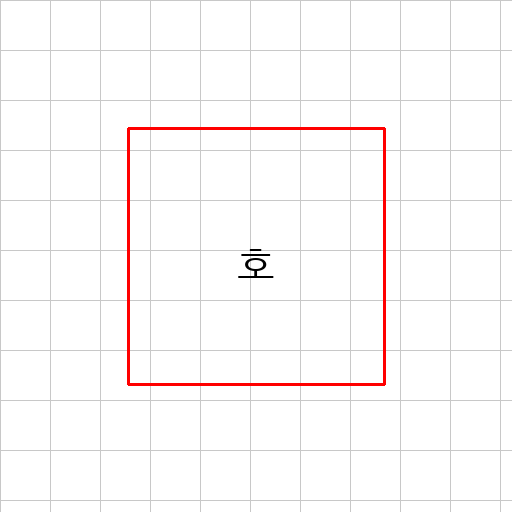
#> input picture data/img1_template_korean_fixed.png, 512 x 512 px, given as the content of the folder font_images, which was not available
$ python augmen_from_gpt.py
#> lines starting #> are read from the running program, lines starting #| are printed output that depends on the picture; pictures that were not available may be replaced by others from this repository, and a replacement may not be noted
import cv2
import numpy as np
import os

def augment_image(image):
    # 회전
    angle = np.random.uniform(-15, 15)
    h, w = image.shape[:2]
#> h = 512; w = 512
    M = cv2.getRotationMatrix2D((w//2, h//2), angle, 1)
#> M = [[1, 0.0256, -6.46], [-0.0256, 1, 6.63]]
    rotated = cv2.warpAffine(image, M, (w, h), borderValue=255)
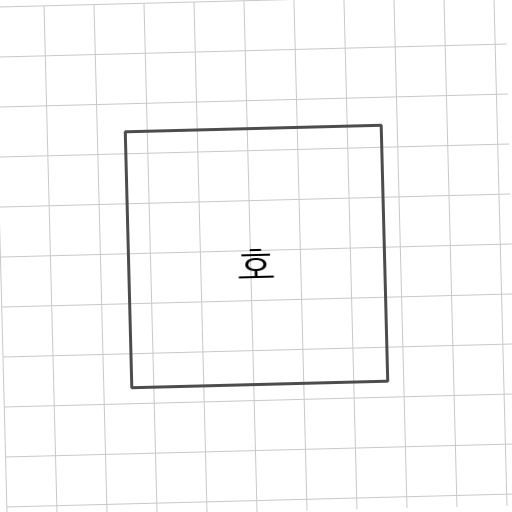
#> rotated: shape (512, 512); min 0, max 255, mean 250.4

    # 노이즈 추가
    noise = np.random.normal(0, 10, image.shape).astype(np.uint8)
    noisy_image = cv2.add(rotated, noise)
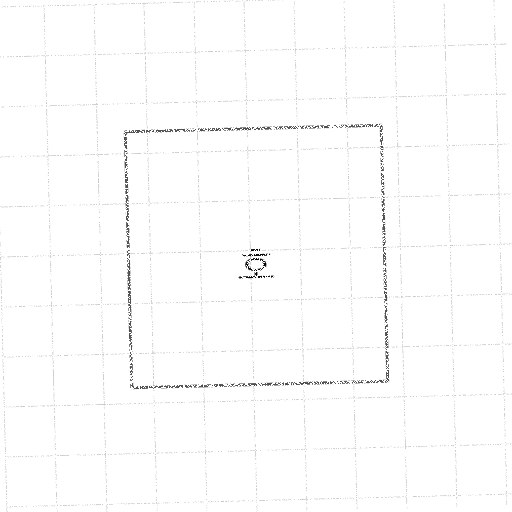
#> noisy_image: shape (512, 512); min 0, max 255, mean 252.8

    # 왜곡
    pts1 = np.float32([[5, 5], [20, 5], [5, 20]])
    pts2 = np.float32([[5, 10], [20, 5], [5, 25]])
    M = cv2.getAffineTransform(pts1, pts2)
    distorted = cv2.warpAffine(noisy_image, M, (w, h), borderValue=255)
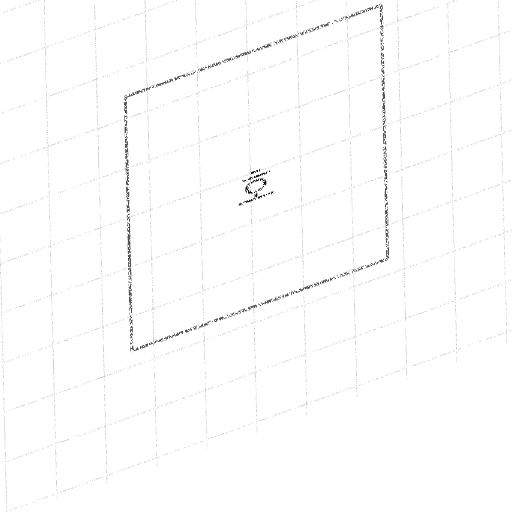
#> distorted: shape (512, 512); min 0, max 255, mean 253

    return distorted

# 폴더 내 모든 파일 처리
input_folder = "font_images"
output_folder = "data"
os.makedirs(output_folder, exist_ok=True)

for file_name in os.listdir(input_folder):
    if file_name.endswith(".png"):
        input_path = os.path.join(input_folder, file_name)

        # 파일 이름에서 확장자 제거
        base_name = os.path.splitext(file_name)[0]
        output_path = os.path.join(output_folder, f"{base_name}_augmented.png")

        # 이미지 읽기
        image = cv2.imread(input_path, cv2.IMREAD_GRAYSCALE)
        if image is not None:
            # 이미지 증강
            augmented = augment_image(image)
            # 결과 저장
            cv2.imwrite(output_path, augmented)

print(f"증강된 이미지는 '{output_folder}' 폴더에 저장되었습니다.")

$ run again, on data/뻃_augmented.png
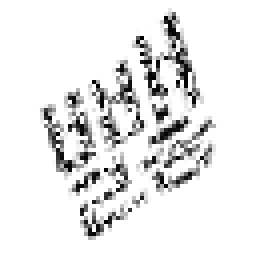
#> input picture data/뻃_augmented.png, 64 x 64 px, given as the content of the folder font_images, which was not available (shown 4 times larger)
#> image is the input picture: shape (64, 64); min 0, max 255, mean 231.6
#> in augment_image, `noisy_image = cv2.add(rotated, noise)`:
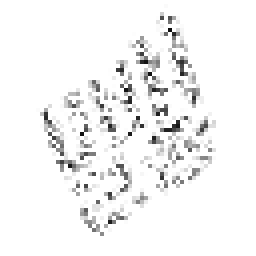
#> noisy_image: shape (64, 64) (shown 4 times larger); min 11, max 255, mean 243.5
#> in augment_image, `distorted = cv2.warpAffine(noisy_image, M, (w, h), borderValue=255)`:
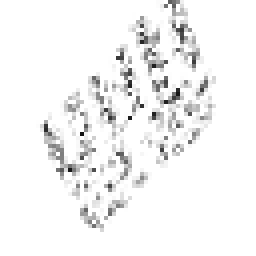
#> distorted: shape (64, 64) (shown 4 times larger); min 17, max 255, mean 243.7

$ run again, on data/뿞_augmented.png
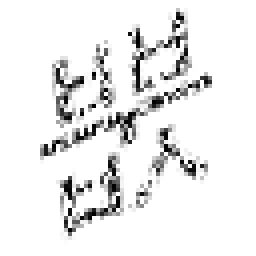
#> input picture data/뿞_augmented.png, 64 x 64 px, given as the content of the folder font_images, which was not available (shown 4 times larger)
#> image is the input picture: shape (64, 64); min 0, max 255, mean 235
#> in augment_image, `noisy_image = cv2.add(rotated, noise)`:
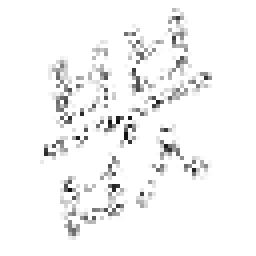
#> noisy_image: shape (64, 64) (shown 4 times larger); min 11, max 255, mean 244.9
#> in augment_image, `distorted = cv2.warpAffine(noisy_image, M, (w, h), borderValue=255)`:
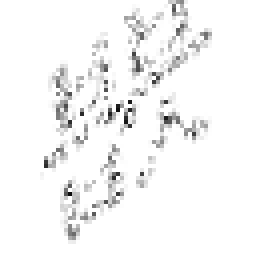
#> distorted: shape (64, 64) (shown 4 times larger); min 11, max 255, mean 245.2
